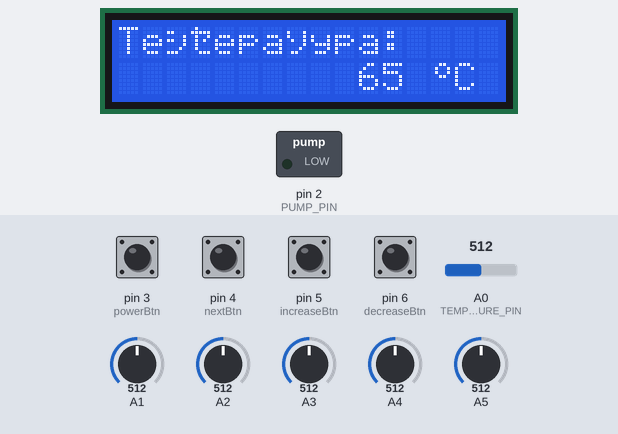
The sketch below on a simulated Arduino Uno, built with avr-gcc and run on an emulated ATmega328P. Shown: 16×2 character LCD, switched loads named in the sketch (green lamp = pin HIGH). The test bench sets the inputs (shaded band); at power-on: pin 3 (powerBtn), pin 4 (nextBtn), pin 5 (increaseBtn), pin 6 (decreaseBtn) HIGH, A1 = 512, A5 = 512, A0 (TEMPERATURE_PIN) = 512, A2 = 512, A3 = 512, A4 = 512. Pins used as bus, display or sensor lines are not drawn.

Above: at 1.2 s.
1.3 s: pin 3 (powerBtn) pulled LOW for 0.15 s
At 2.5 s:
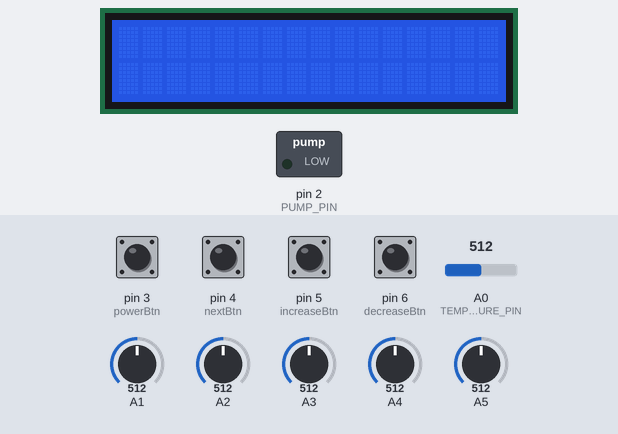
2.9 s: A1 set to 530
At 3.6 s:
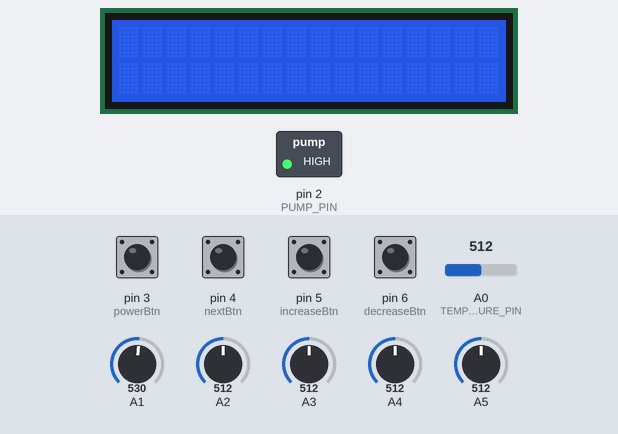
4.4 s: pin 3 (powerBtn) pulled LOW for 1 s
At 4.9 s:
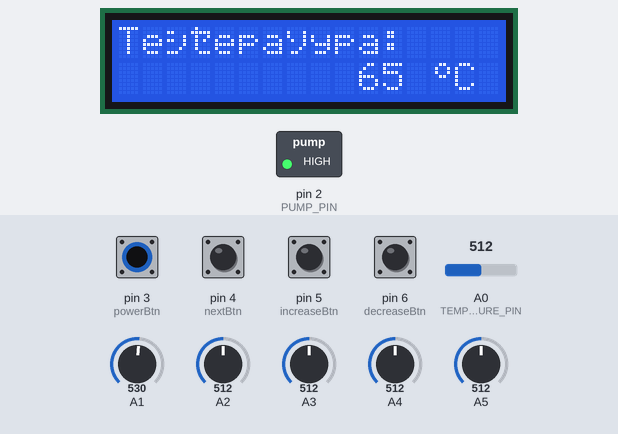
6.9 s: pin 4 (nextBtn) pulled LOW for 0.15 s
At 8.0 s:
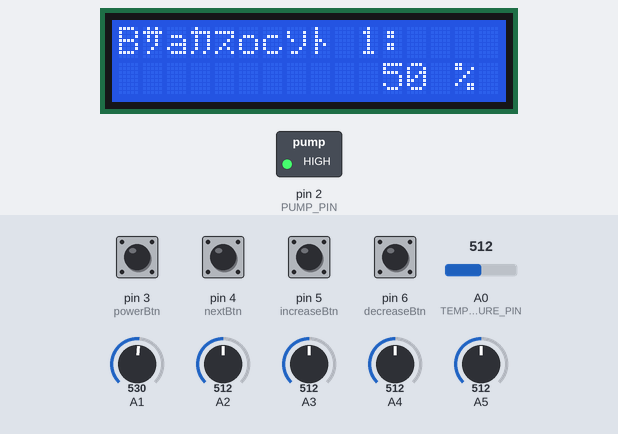
8.5 s: A5 set to 716
At 9.2 s:
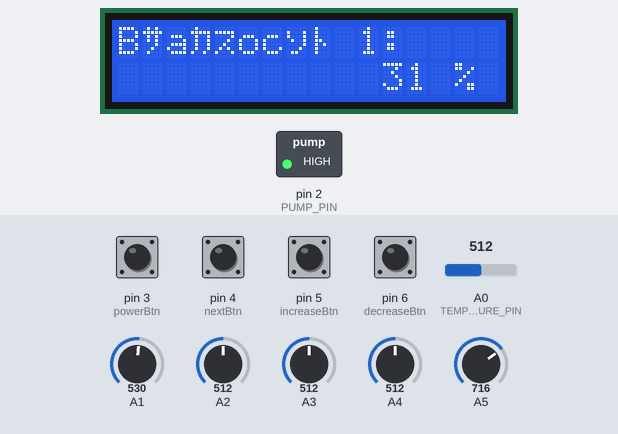
10.0 s: A5 set to 525
At 10.4 s:
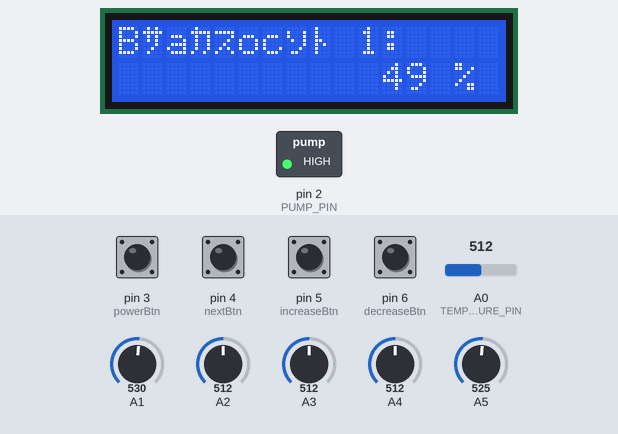
11.5 s: A5 set to 498
Timing chart, 0 to 14.5 s (numbered marks = the images above; inputs shaded):
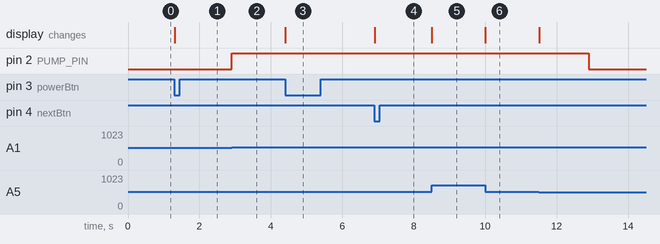

Measured:
- the behaviour switches between 521 and 522 on A1 (found by bisection; images 1 and 2)
- after the input at 1.3 s, the display: changes at once (image 1)
- after the input at 2.9 s, pin 2 (PUMP_PIN): LOW → HIGH at once
- after the input at 4.4 s, the display: changes at once (image 3)
- after the input at 6.9 s, the display: changes at once (image 4)
- after the input at 8.5 s, the display: changes at once (image 5)
- after the input at 10.0 s, the display: changes at once (image 6)
- after the input at 11.5 s, pin 2 (PUMP_PIN): HIGH → LOW after 1.4 s

The sketch:

Greenhouse.ino
```cpp
// Заголовки //
#include <LiquidCrystal.h> ///< Библиотека для работы с жидкокристаллическим экраном

// Макросы //
#define SOIL_SENSORS_COUNT 5 ///< Кол-во дотчиков влажности почвы
/// Пины
#define PUMP_PIN        2  ///< Помпа
#define LCD_BG_PIN      7  ///< Подсветка жидкокристаллического экрана
#define TEMPERATURE_PIN A0 ///< Датчик температуры


// Классы //

extern void UpdateAll(); ///< Объявление функции 'UpdateAll()'

/*
 * Виртуальный класс, который, при унаследовании от него,
 * во время создания объекта добавляет указатель на объект класса-наследника в динамический массив для вызова перегруженного метода `update()` в функции `UpdateAll()`,
 * а также убирает этот указатель из массива во время разрушения объекта
 */
class Updatable
{
  friend void UpdateAll(); ///< Предоставление доступа к защищённым элементам
public:
  /*
   * Контруктор по умолчанию, добавляет указатель на создаваемый объект в динамический массив для обработки в функции `UpdateAll()`
   */
  Updatable()
  {
    if(_Size == 0)
    {
      _All = new Updatable*[1];
      _All[0] = this;
      _Size = 1;
      return;
    }

    Updatable** temp = new Updatable*[_Size + 1];
    for(size_t i=0; i<_Size; i++)
      temp[i] = _All[i];
    temp[_Size] = this;

    delete[] _All;
    _All = temp;
    _Size++;
  }

  /*
   * Виртуальный деструктор, убирает указатель на удаляемый объект из динамического массива
   */
  virtual ~Updatable()
  {
    if(_Size == 1)
    {
      delete[] _All;
      _All = 0;
      _Size = 0;
      return;
    }

    _Size--;

    Updatable** temp = new Updatable*[_Size];
    for(size_t i=0; i<_Size; i++)
      temp[i] = _All[i];

    delete[] _All;
    _All = temp;
  }

  /*
   * Возвращает указатель на первый элемент динамического массива указателей на элементы, которые обрабатываются в функции 'UpdateAll()'
   */
  static Updatable** All()
  {
    return _All;
  }

  /*
   * Возвращает количество обновляемых объектов в динамическом массиве
   */
  static uint8_t NumberOf()
  {
    return _Size;
  }
protected:
  /*
   * Чисто виртуальная функция обновления, которая вызывается в функции `UpdateAll()`
   */
  virtual void update() = 0;
private:
  inline static Updatable** _All = 0; ///< Динамический массив указателей на обноваляемые объекты
  inline static uint8_t _Size = 0;       ///< Кол-во обновляемых элементов
};

/*
 * Класс для взаимодействия с тактовой кнопкой.
 * Является обновляемым, следовательно, все объекты этого класса будут обновляться в функции `UpdateAll()`
 */
class Button : public Updatable
{
public:
  /*
   * Конструктор, принимающий пин кнопки
   */
  Button(byte pin)
    : m_pin(pin), m_isPressed(false), m_isClicked(false)
  {
    pinMode(m_pin, INPUT_PULLUP);
  }

  /*
   * Зажата ли кнопка в данный момент?
   * Возвращает `true`, если да, в противном случае возвращает `false`
   */
  bool isPressed() const
  {
    return m_isPressed;
  }

  /*
   * Была ли кнопка нажата в данный момент?
   * Возвращает `true`, если да, в противном случае возвращает `false`
   */
  bool isClicked() const
  {
    return m_isClicked;
  }
protected:
  /*
   * Перегрузка функции обновления
   */
  void update() override
  {
    bool read = digitalRead(m_pin) == HIGH;
    m_isClicked = !read && m_isPressed;
    m_isPressed = read;
  }
private:
  byte m_pin;       ///< Пин кнопки
  bool m_isPressed; ///< Зажата ли кнопка? (Да/Нет)
  bool m_isClicked; ///< Нажата ли кнопка? (Да/Нет)
};

/*
 * Класс для взаимодействия c датчиком влажности почвы.
 * Является обновляемым, следовательно, все объекты этого класса будут обновляться в функции `UpdateAll()`
 */
class SoilSensor : public Updatable
{
public:
  /*
   * Конструктор, принимающий аналоговый пин, к которому подключен датчик влажности почвы
   */
  SoilSensor(byte pin)
    : m_pin(pin) {}

  /*
   * Возвращает текущую влажность почвы целым значением в процентах (в промежутке [0; 100])
   */
  uint8_t value() const
  {
    return m_value;
  }

  /*
   * Отличается ли текущая влажность почвы от предыдущей?
   * Возвращает `true`, если да, в противном случае возвращает `false`
   */
  bool changed() const
  {
    return m_changed;
  }

  /*
   * Отличается ли текущая влажность почвы любого датчика от предыдущей влажности почвы этого датчика?
   * Возвращает `true`, если да, в противном случае возвращает `false`
   */
  static bool AverageChanged()
  {
    return _Changed;
  }

  /*
   * Возвращает целое число - среднее арифметическое значение всех датчиков влажности почвы
   */
  static uint8_t Average()
  {
    return _Average / SOIL_SENSORS_COUNT;
  }

  /*
   * Очищает параметры для корректного расчёта следующей средней арифметической влажности почвы.
   * !!! Обязательно вызывать перед функцией `UpdateAll()` !!!
   */
  static void Reset()
  {
    _Average = 0;
    _Changed = false;
  }
protected:
  /*
   * Перегрузка функции обновления
   */
  void update() override
  {
    uint8_t read = map(analogRead(m_pin), 0, 1023, 100, 0);

    m_changed = read != m_value;
    _Changed |= m_changed;

    m_value = read;
    _Average += m_value;
  }
private:
  byte m_pin;             ///< Пин датчика влажности почвы
  uint8_t m_value = 0;    ///< Текущее значение влажности почвы в процентах
  bool m_changed = false; ///< Отличается ли текущее значение от предыдущего? (Да/Нет)

  inline static bool _Changed = false; ///< Изменилось ли среднее арифметическое значение? (Да/Нет)
  inline static uint16_t _Average = 0; ///< Средее арифметическое значение влажности почвы в процентах
};

/*
 * Класс для взаимодействия c датчиком температуры LM35.
 * Является обновляемым, следовательно, все объекты этого класса будут обновляться в функции `UpdateAll()`
 */
class Temperature : public Updatable
{
public:
  /*
   * Конструктор, принимающий аналоговый пин, к которому подключен датчик температуры
   */
  Temperature(byte pin)
    : m_pin(pin)
  {}

  /*
   * Возвращает текущую температуру в градусах Цельсия в промежутке [10; 120]
   */
  uint8_t value() const
  {
    return m_value;
  }

  /*
   * Отличается ли текущая температура от предыдущей?
   * Возвращает `true`, если да, в противном случае возвращает `false`
   */
  bool changed() const
  {
    return m_changed;
  }
protected:
  /*
   * Перегрузка функции обновления
   */
  void update() override
  {
    byte read = map(analogRead(m_pin), 0, 1023, 10, 120);
    m_changed = read != m_value;
    m_value = read;
  }
private:
  byte m_pin;             ///< Пин датчика температуры
  uint8_t m_value = 0;    ///< Текущее значение температуры в градусах Цельсия
  bool m_changed = false; ///< Отличается ли текущее значение от предыдущего? (Да/Нет)
};

// Детали //
LiquidCrystal lcd(8, 9, 10, 11, 12, 13); ///< Жидкокристаллический экран
Button powerBtn   (3); ///< Тактовая кнопка включения/выключения экрана
Button nextBtn    (4); ///< Тактовая кнопка перелистывания выводимых на экран данных
Button increaseBtn(5); ///< Тактовая кнопка увеличения изменяемого значения
Button decreaseBtn(6); ///< Тактовая кнопка уменьшения изменяемого значения
SoilSensor soilSensors[SOIL_SENSORS_COUNT] = {
  SoilSensor(A5),
  SoilSensor(A4),
  SoilSensor(A3),
  SoilSensor(A2),
  SoilSensor(A1)
}; ///< Датчики влажности почвы
Temperature temperature(A0); ///< Датчик температуры LM35

// Переменные //

/// Русские строки
const String moistureStr    = "B\xBB""a\xB6\xBD""oc\xBF\xC4";                    ///< "Влажность"
const String temperatureStr = "Te\xBC\xBE""epa\xBF""ypa";                        ///< "Температура"
const String pumpStr        = "\xA8""o""\xBC\xBE""a";                            ///< "Помпа"
const String onStr          = "BK\xA7\xB0\xAB""EHA";                             ///< "ВКЛЮЧЕНА"
const String offStr         = "B\xAE""K\xA7\xB0\xAB""EHA";                       ///< "ВЫКЛЮЧЕНА"
const String timeLeftStr    = "\xE0""o \xB3\xC3\xBA\xBB\xC6\xC0""e\xBD\xB8\xC7"; ///< "До выключения"
const String waterTimeStr   = "Bpe\xBC\xC7"" \xBE""o\xBB\xB8\xB3""a";            ///< "Время полива"
const String minMoistureStr = "M\xB8\xBD"". " + moistureStr;                     ///< "Мин. Влажность"
const String secStr         = "ce\xBA";                                          ///< "сек"

byte degreeGlyph[] = {
  0b00110,
  0b01001,
  0b01001,
  0b00110,
  0b00000,
  0b00000,
  0b00000,
  0b00000
}; ///< Значок градуса ('°')

/// Перечисление типов выводимых на экран данных
enum State {
  Temperature, ///< Вывод температуры
  Moisture1,   ///< Вывод влажности почвы у 1 датчика
  Moisture2,   ///< Вывод влажности почвы у 2 датчика
  Moisture3,   ///< Вывод влажности почвы у 3 датчика
  Moisture4,   ///< Вывод влажности почвы у 4 датчика
  Moisture5,   ///< Вывод влажности почвы у 5 датчика
  AvgMoisture, ///< Вывод средней арфиметической влажности почвы
  Pump,        ///< Вывод состояния помпы
  TimeLeft,    ///< Вывод оставшегося времени полива
  MinMoisture, ///< Вывод и изменение минимальной позволенной влажности почвы
  WaterTime,   ///< Вывод и изменение времени полива
  Last         ///< Указывает на то, что надо переключиться на первый тип выводимых данных (температуру)
};
State currentState = Temperature; /// Текущий тип выводимых данных

/// Изменяемые параметры
uint8_t minMoisture = 50; ///< Минимальная позволенная влажность почвы. Если средняя арифметическая влажность почвы меньше этого значения, включается помпа
uint32_t waterTime  = 5;  ///< Время полива

/// Состояние помпы
bool pumpOn           = false; ///< Текущее состояние помпы (Вкл/Выкл)
bool prevPumpOn       = false; ///< Предыдущее состояне помпы (Вкл/Выкл)
bool pumpStateChanged = false; ///< Изменилось ли состояние помпы? (Да/Нет)

bool powerOn = true; ///< Включен ли экран? (Да/Нет)

/// Таймеры
uint32_t waterTimer  = millis(); ///< Таймер полива. Время полива изменяется пользователем
uint32_t updateTimer = millis(); ///< Таймер обновления экрана при выводе с датчиков данных. Экран обновляется, если отображаемое значение изменилось и с последнего обновления прошло более 250 миллисекунд
uint32_t clockTimer  = millis(); ///< Таймер обновления экрана пра выводе оставшегося до конца полива времени. Экран обновляется каждую секунду

/*
 * Обновляет все обновляемые объекты в динамическом массиве
 */
void UpdateAll()
{
  for(size_t i=0; i<Updatable::NumberOf(); i++)
    Updatable::All()[i]->update();
}

/*
 * Выводит данное в градусах значение на экран
 */
void PrintDegrees(uint8_t degrees)
{
  lcd.setCursor(10, 1);
  lcd.print(degrees);
  lcd.setCursor(13, 1);
  lcd.print('\x05');
  lcd.print("C");
}

/*
 * Выводит данное в процентах значение на экран
 */
void PrintPercent(uint8_t percent)
{
  lcd.setCursor(11, 1);
  lcd.print(percent);
  lcd.setCursor(14, 1);
  lcd.print("%");
}

/*
 * Выводит данное в секундах значение на экран
 */
void PrintTime(uint32_t time)
{
  lcd.setCursor(7, 1);
  lcd.print(time);
  lcd.setCursor(11, 1);
  lcd.print(secStr);
}

/*
 * Выводит текущий тип данных на экран
 */
void Print()
{
  lcd.clear();
  switch(currentState)
  {
  case Temperature: ///< Вывод температуры
    lcd.print(temperatureStr + ":");
    PrintDegrees(temperature.value());
    break;
  case Moisture1: ///<
  case Moisture2: ///<
  case Moisture3: ///< Вывод влажности почвы у одного из датчиков
  case Moisture4: ///<
  case Moisture5: ///<
    lcd.print(moistureStr + " " + String((int)currentState) + ":");
    PrintPercent(soilSensors[(int)currentState - 1].value());
    break;
  case AvgMoisture: ///< Вывод средней арифметической влажности почвы
    lcd.print("Cp. " + moistureStr + ":");
    PrintPercent(SoilSensor::Average());
    break;
  case Pump: ///< Вывод состояния помпы
    lcd.print(pumpStr + ":");
    lcd.setCursor(6, 1);
    lcd.print((pumpOn ? onStr : offStr));
    break;
  case TimeLeft: ///< Вывод оставшегося до конца полива времени
    lcd.print(timeLeftStr + ":");
    PrintTime((pumpOn ? waterTime - (millis() - waterTimer) / 1000 : 0));
    break;
  case MinMoisture: ///< Вывод минимальной позволенной влажности почвы
    lcd.print(minMoistureStr + ":");
    PrintPercent(minMoisture);
    break;
  case WaterTime: ///< Вывод времени полива
    lcd.print(waterTimeStr + ":");
    PrintTime(waterTime);
    break;
  }
}

/*
 * Обновляет экран если отображаемое значение датчика изменилось
 */
void UpdateLCD()
{
  if(millis() - updateTimer <= 250) return;

  static bool needPrint = false;

  needPrint = false;
  switch(currentState)
  {
  case Temperature:
    needPrint = temperature.changed();
    break;
  case Moisture1:
  case Moisture2:
  case Moisture3:
  case Moisture4:
  case Moisture5:
    needPrint = soilSensors[(int)currentState - 1].changed();
    break;
  case AvgMoisture:
    needPrint = SoilSensor::AverageChanged();
    break;
  case Pump:
    needPrint = pumpStateChanged;
    break;
  case TimeLeft:
    needPrint = millis() - clockTimer > 1000;
    if(needPrint) clockTimer = millis();
    break;
  }

  if(needPrint)
  {
    Print();
    updateTimer = millis();
  }
}

/*
 * Исполняется при запуске устройства и инициализирует все датчики, переменные и т.п.
 */
void setup()
{
  /// Инициализания пинов
  pinMode( PUMP_PIN,   OUTPUT );
  pinMode( LCD_BG_PIN, OUTPUT );

  /// Инициализация жидкокристаллического экрана
  digitalWrite(LCD_BG_PIN, HIGH);
  lcd.begin(16, 2);
  lcd.createChar('\x05', degreeGlyph);
}

/*
 * Основной цикл программы
 */
void loop()
{
  /// Обновление датчиков
  SoilSensor::Reset();
  UpdateAll();

  /// Если время полива истекло, то выключаем помпу
  if(pumpOn && millis() - waterTimer > waterTime * 1000)
  {
    pumpOn = false;
    digitalWrite(PUMP_PIN, LOW);
  }

  /// Если среднее арифметическое значение влажности почвы меньше минимального позволенного, то включаем помпу
  if(SoilSensor::Average() < minMoisture && !pumpOn)
  {
    pumpOn = true;
    waterTimer = millis();
    digitalWrite(PUMP_PIN, HIGH);
  }

  /// Проверяем, изменилось ли состояние помпы
  pumpStateChanged = prevPumpOn != pumpOn;
  prevPumpOn = pumpOn;

  /// Обрабатываем нажатие кнопки выключения
  if(powerBtn.isClicked())
  {
    if(powerOn)
    {
      lcd.clear();
      digitalWrite(LCD_BG_PIN, LOW);
    }
    else
    {
      digitalWrite(LCD_BG_PIN, HIGH);
      Print();
    }
    powerOn = !powerOn;
  }

  /// Если экран выключен, то проверять остальные события ненужно, выходим из функции
  if(!powerOn) return;

  /// Обрабатываем нажатие кнопки перелистывания данных
  if(nextBtn.isClicked())
  {
    currentState = (State)((int)currentState + 1);
    if(currentState == Last)
      currentState = (State)0;
    Print();
  }
  else if(increaseBtn.isClicked() || decreaseBtn.isClicked()) ///< Обрабатываем нажатия кнопок увеличения и уменьшения значения
  {
    bool valueChanged = false;

    if(increaseBtn.isClicked())
    {
      if(currentState == MinMoisture && minMoisture < 100)
      {
        minMoisture++;
        valueChanged = true;
      }
      else if(currentState == WaterTime && waterTime < 3600)
      {
        waterTime++;
        valueChanged = true;
      }
    }
    else if(decreaseBtn.isClicked())
    {
      if(currentState == MinMoisture && minMoisture > 0)
      {
        minMoisture--;
        valueChanged = true;
      }
      else if(currentState == WaterTime && waterTime > 1)
      {
        waterTime--;
        valueChanged = true;
      }
    }

    /// Если значение было изменено пользователем, то обновляем экран и выходим из функции
    if(valueChanged)
    {
      Print();
      return;
    }
  }

  /// Если программа только что была запущена, то нужно отобразить значения сразу,
  /// а если нет, то отобразить значения нужно только тогда, когда они изменились и промежуток между изменениями больше 250 миллисекунд
  static bool started = false;
  if(!started)
  {
    Print();
    started = true;
  }
  else UpdateLCD();
}
```
